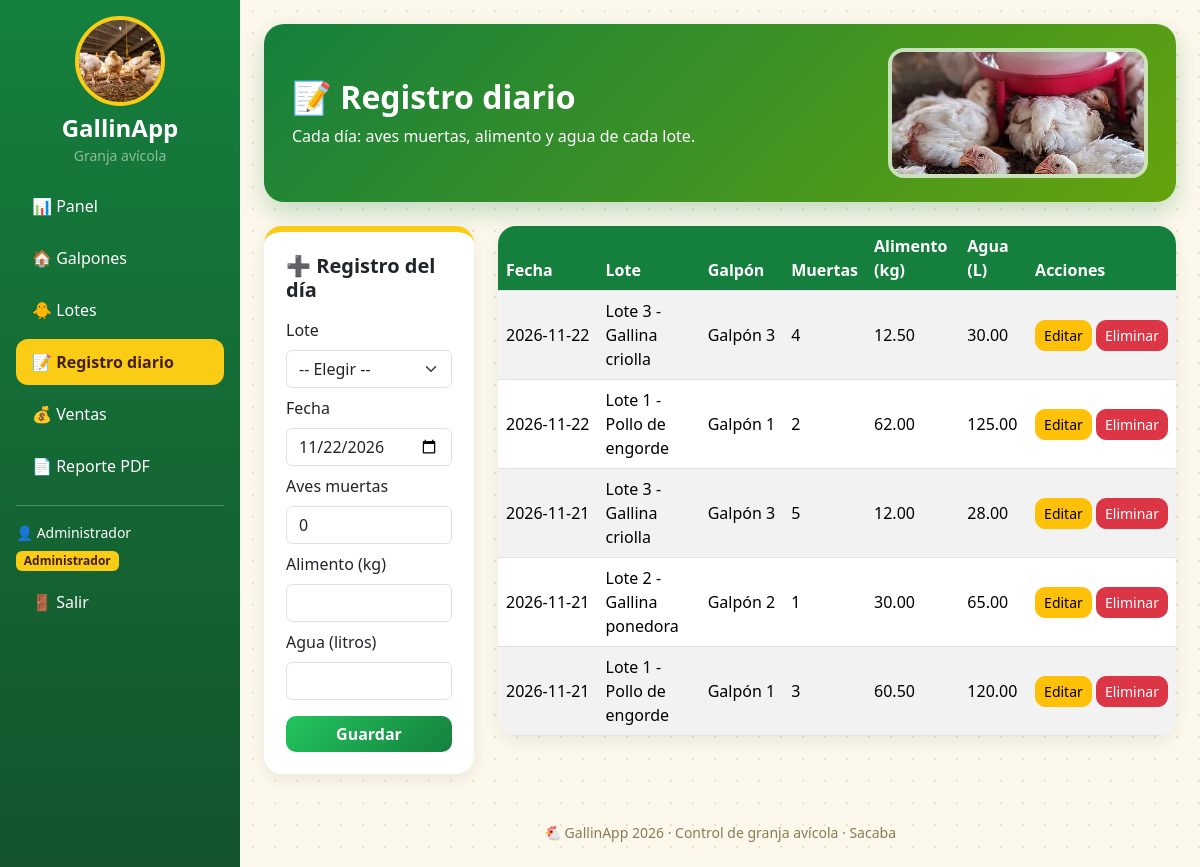
The app's page /index.php?p=registro (signed in) with its own data.
### tables this page shows
CREATE TABLE registros (
  id_registro INT AUTO_INCREMENT PRIMARY KEY,
  id_lote     INT NOT NULL,
  fecha       DATE NOT NULL,
  muertas     INT NOT NULL DEFAULT 0,
  alimento_kg DECIMAL(8,2) NOT NULL DEFAULT 0,
  agua_litros DECIMAL(8,2) NOT NULL DEFAULT 0,
  FOREIGN KEY (id_lote) REFERENCES lotes(id_lote) ON DELETE CASCADE
);

CREATE TABLE tipos (
  id_tipo INT AUTO_INCREMENT PRIMARY KEY,
  nombre  VARCHAR(50) NOT NULL
);

CREATE TABLE galpones (
  id_galpon INT AUTO_INCREMENT PRIMARY KEY,
  nombre    VARCHAR(50) NOT NULL,
  capacidad INT NOT NULL
);

### controllers/registroController.php (called while the page is built, shortened)
<?php
require 'models/registroModel.php';
$modelo    = new RegistroModel($con);
$error     = '';
if ($error) {
    $registro = $_POST;
} else {
    $registro = isset($_GET['editar']) ? $modelo->buscar($_GET['editar']) : null;
}
$registros = $modelo->listar();
require 'views/registros.php';

### index.php (called while the page is built, shortened)
<?php
function e($texto) {
    return htmlspecialchars($texto ?? '');
}
function esAdmin() {
    return ($_SESSION['rol'] ?? '') == 'administrador';
}
$p = $_GET['p'] ?? 'panel';
require "controllers/{$p}Controller.php";

### models/registroModel.php (called while the page is built, shortened)
<?php
class RegistroModel {
    private $con;
    public function __construct($con) {
        $this->con = $con;
    }
    public function listar() {
        return $this->con->query("
            SELECT r.*, t.nombre AS tipo, g.nombre AS galpon
            FROM registros r
            JOIN lotes l    ON l.id_lote   = r.id_lote
            JOIN tipos t    ON t.id_tipo   = l.id_tipo
            JOIN galpones g ON g.id_galpon = l.id_galpon
            ORDER BY r.fecha DESC, r.id_registro DESC")->fetchAll();
    }
}

### views/registros.php (the view, shortened to what this page needs)
<?php require 'views/menu.php'; ?>
<div class="cabecera d-flex justify-content-between align-items-center">
  <div>
    <h2 class="fw-bold">📝 Registro diario</h2>
    <p class="mb-0">Cada día: aves muertas, alimento y agua de cada lote.</p>
  </div>
  <img src="views/images/bebedero.jpg" class="d-none d-md-block" alt="Bebedero">
</div>
<div class="row g-4">
  <div class="col-lg-3">
    <div class="caja caja-form">
      <h5 class="fw-bold mb-3"><?= !empty($registro['id_registro']) ? '✏️ Editar registro' : '➕ Registro del día' ?></h5>
      <form method="POST" class="validar">
        <label class="form-label">Lote</label>
        <select name="id_lote" class="form-select mb-2" required>
          <option value="">-- Elegir --</option>
        </select>
        <label class="form-label">Fecha</label>
        <input type="date" name="fecha" class="form-control mb-2" value="<?= $registro['fecha'] ?? date('Y-m-d') ?>" required>
        <label class="form-label">Aves muertas</label>
        <input type="number" name="muertas" min="0" class="form-control mb-2" value="<?= $registro['muertas'] ?? 0 ?>" required>
        <label class="form-label">Alimento (kg)</label>
        <input type="number" name="alimento_kg" min="0" step="0.01" class="form-control mb-2" value="<?= $registro['alimento_kg'] ?? '' ?>" required>
        <label class="form-label">Agua (litros)</label>
        <input type="number" name="agua_litros" min="0" step="0.01" class="form-control mb-3" value="<?= $registro['agua_litros'] ?? '' ?>" required>
        <button class="btn btn-success w-100 fw-bold">Guardar</button>
      </form>
    </div>
  </div>
  <div class="col-lg-9">
    <div class="caja p-0 table-responsive">
      <table class="table table-striped table-hover align-middle mb-0">
        <thead>
          <tr><th>Fecha</th><th>Lote</th><th>Galpón</th><th>Muertas</th><th>Alimento (kg)</th><th>Agua (L)</th><th>Acciones</th></tr>
        </thead>
        <tbody>
          <?php foreach ($registros as $r): ?>
            <tr>
              <td class="text-nowrap"><?= $r['fecha'] ?></td>
              <td>Lote <?= $r['id_lote'] ?> - <?= $r['tipo'] ?></td>
              <td class="text-nowrap"><?= e($r['galpon']) ?></td>
              <td><?= $r['muertas'] ?></td>
              <td><?= $r['alimento_kg'] ?></td>
              <td><?= $r['agua_litros'] ?></td>
              <td class="text-nowrap">
                <a href="index.php?p=registro&editar=<?= $r['id_registro'] ?>" class="btn btn-sm btn-warning">Editar</a>
                <?php if (esAdmin()): ?>
                  <form method="POST" class="d-inline" onsubmit="return confirm('¿Eliminar este registro?')">
                    <button name="eliminar" value="<?= $r['id_registro'] ?>" class="btn btn-sm btn-danger">Eliminar</button>
                  </form>
                <?php endif; ?>
              </td>
            </tr>
          <?php endforeach; ?>
        </tbody>
      </table>
    </div>
  </div>
</div>
<?php require 'views/pie.php'; ?>

### views/css/estilos.css (style rules this page uses)
body { background: #fdf8ec radial-gradient(#f0e2bb 1.2px, transparent 1.2px) 0 0 / 22px 22px; }
.cabecera { background: linear-gradient(135deg, #15803d, #65a30d); color: white; border-radius: 20px; padding: 24px 28px; margin-bottom: 24px; box-shadow: 0 10px 25px rgba(21, 128, 61, 0.25); }
.cabecera img { width: 260px; height: 130px; object-fit: cover; border-radius: 16px; border: 4px solid rgba(255, 255, 255, 0.7); }
.caja { background: white; border-radius: 18px; padding: 22px; box-shadow: 0 6px 18px rgba(0, 0, 0, 0.07); }
.caja-form { border-top: 6px solid #facc15; }
.table thead th { background-color: #15803d; color: white; }
.btn { border-radius: 10px; }
.btn-success { background: linear-gradient(135deg, #22c55e, #15803d); border: 0; }

### records on screen
registros: fecha "2026-11-22", id_lote "3", tipos.nombre "Gallina criolla", galpones.nombre "Galpón 3", muertas "4", alimento_kg "12.50", agua_litros "30.00", $r['id_registro'] 5 (drawn)
registros: fecha "2026-11-22", id_lote "1", tipos.nombre "Pollo de engorde", galpones.nombre "Galpón 1", muertas "2", alimento_kg "62.00", agua_litros "125.00"
registros: fecha "2026-11-21", id_lote "3", tipos.nombre "Gallina criolla", galpones.nombre "Galpón 3", muertas "5", alimento_kg "12.00", agua_litros "28.00", $r['id_registro'] 4 (drawn)
registros: fecha "2026-11-21", id_lote "2", tipos.nombre "Gallina ponedora", galpones.nombre "Galpón 2", muertas "1", alimento_kg "30.00", agua_litros "65.00", $r['id_registro'] 3 (drawn)
registros: fecha "2026-11-21", id_lote "1", tipos.nombre "Pollo de engorde", galpones.nombre "Galpón 1", muertas "3", alimento_kg "60.50", agua_litros "120.00"

### other values on screen
$_SESSION['nombre'] "Administrador"
